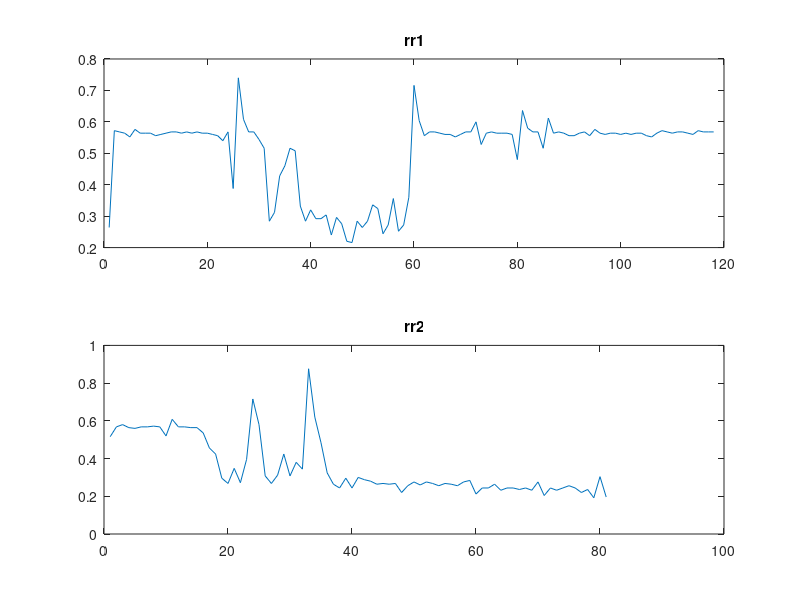

Write MATLAB code to recreate this figure. (Note: this script raises an error after producing the figure.)
clear all;
close all;
addpath('../Funciones');



x1 = load('rr1.txt');
x1 = transpose(x1);
x2 = load('rr2.txt');
x2 = transpose(x2);

N1 = length(x1);
N2 = length(x2);

t1 = 1 : N1;
t2 = 1 : N2;

figure;
subplot(211);
plot(t1, x1);
title('rr1');

subplot(212);
plot(t2, x2);
title('rr2')

modos = 8;

IMFs1 = EMD(x1, modos);
IMFs2 = EMD(x2, modos);

figure;
for j = 1: modos
    subplot(3, 4, j);
    plot(t2, IMFs2(j, :));
    title(sprintf('IMF %d', j)); % Cambia dinámicamente el número de IMF
    xlabel('Tiempo (s)');
    ylabel('Amplitud');

end
subplot(3, 4, [9 10 11 12]);
plot(t2, x2);
title('Señal');
xlabel('Tiempo (s)');
ylabel('Amplitud');
sgtitle('Descomposición empírica en modos');

tendencia2 = zeros(1, N2);

for k = 2: modos
    tendencia2 = tendencia2 + IMFs2(k, :);
end

tendencia1 = zeros(1, N1);

for k = 2: modos
    tendencia1 = tendencia1 + IMFs1(k, :);
end

figure;
subplot(211);
plot(t1, x1);
hold on;
plot(t1, tendencia1);
title('Señal y su tendencia');
legend('rr1', 'tendencia');
hold off;

subplot(212);
plot(t2, x2);
hold on;
plot(t2, tendencia2);
title('Señal y su tendencia');
legend('rr2', 'tendencia');
hold off;